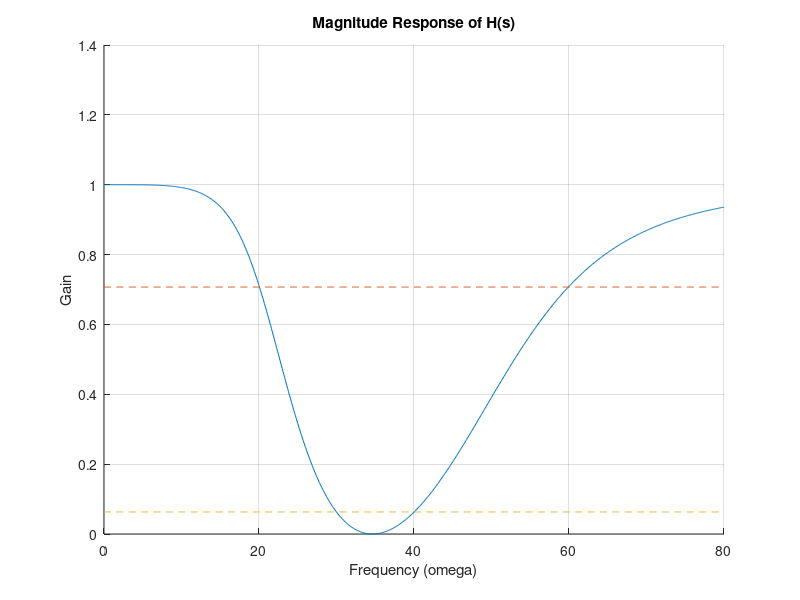
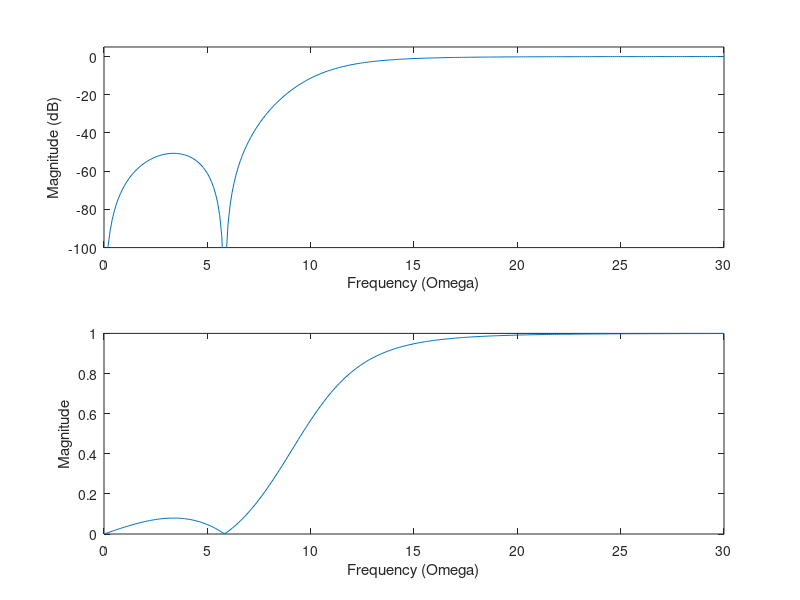

MATLAB code for these plots, in order: (Note: this script raises an error after producing the figures.)
%% DSP Homework 3 Problem 1
K = 2;
omegac1 = 1.00347; k = 1:K;
pk1 = (1j*omegac1*exp(1j*pi/(2*K)*(2*k-1))); 
A1 = poly(pk1);

omega1 = 0:.1:80;
Hbs1 = @(s) (s.^4 + 2400*s.^2 + 1.44*10^6)./(s.^4 + 56.3694*s.^3 + 3988.9*s.^2 + 67543.3*s + 1.44*10^6)
grid on
hold on
plot(omega1, abs(Hbs1(j*omega1)));
plot(omega1,.707*ones(size(omega1)),'LineStyle','--');
plot(omega1,.0631*ones(size(omega1)),'LineStyle','--');
title('Magnitude Response of H(s)');
xlabel('Frequency (omega)');
ylabel('Gain');

%% DSP Homework 3 Problem 2
ap2 = 1; as2 = 22; wp2 = 20; ws2 = 10; wp0_2 = 1;

K = abs(ceil(acosh(sqrt((10^(as2/10)-1)/(10^(ap2/10)-1)))/acosh(ws2/wp2)));

ws0_2 = wp0_2*cosh(acosh(sqrt((10.^(as2/10) - 1)/(10.^(ap2/10) - 1)))/K);

ws0_2 = (1+ws0_2)./2

E2 = 1./sqrt(10.^(as2/10) - 1);

k = 1:K;

pk2prime = - wp0_2*sinh(asinh(1/E2)/K)*sin(pi*(2*k-1)/(2*K))+...
    j*wp0_2*cosh(asinh(1/E2)/K)*cos(pi*(2*k-1)/(2*K));
pk2 = wp0_2*ws0_2./pk2prime; 
zk2 = j*ws0_2.*sec(pi*(2*k-1)/(2*K));
B2 = prod(pk2./zk2)*poly(zk2), A2 = poly(pk2)

Hs2proto = zpk(B2,A2,1)

pk2_trans = 10./pk2;
zk2_trans = 10./zk2; 
B2trans = poly(zk2_trans), A2trans = poly(pk2_trans), ws2_trans = 10/ws0_2

Hs2 = zpk(B2trans,A2trans,1)

figure;
omega2 = 0:.1:30;
H2hp = (polyval(B2trans,j*omega2))./(polyval(A2trans,j*omega2));
subplot(2,1,1);
plot(omega2,20*log(abs(H2hp)));
axis([0 30 -100 5]);
xlabel('Frequency (Omega)');
ylabel('Magnitude (dB)');

subplot(2,1,2);
plot(omega2,abs(H2hp));
xlabel('Frequency (Omega)');
ylabel('Magnitude');


%% DSP Homework 3 Problem 5 Part a
A = 5;
B = 2;
T = 40;

t0 = -20:.1:60;
x = @(t) 0.*(heaviside(t+20)-heaviside(t+12)) + -t./(12).*(heaviside(t+12)-heaviside(t)) + ...
    2*t/15.*(heaviside(t)-heaviside(t-15)) + 0.*(heaviside(t-15) - heaviside(t-20));

figure;
plot(t0, x(t0) + x(t0-40));
title('Ideal Pulse waveform x(t)');
xlabel('Time (s)');
ylabel('Amplitude');

%% DSP Homework 3 Problem 5 Part b, c, d
t = -.05:.0001:.05;

c1 = .4206;
c2 = 1.319;
c3 = 1;

K = [-20:.01:20];

omega0 = 2*pi/T;

Xk = @(K) 1./(T*omega0.^2 .*K.^2) .* (-1/(10+B) - 2/(10 + A) + (1/(10+B) - ...
    j*omega0*K).*exp(j*omega0*K*(10+B)) + (2./(10+A) + 2*j*omega0*K).*...
    exp(-j*omega0*K*(10 + A))) .*(K ~= 0) + 1/T.*((10+B)/2 + 10+A).*(K == 0);
figure;
plot(K, abs(Xk(K)));
title('Xk Fourier Series Analysis by Derivation');


omega0 = 20000*2*pi/T;

Xk = @(K) 1./(T*omega0.^2 .*K.^2) .* (-1/(10+B) - 2/(10 + A) + (1/(10+B) - ...
    j*omega0*K).*exp(j*omega0*K*(10+B)) + (2./(10+A) + 2*j*omega0*K).*...
    exp(-j*omega0*K*(10 + A))) .*(K ~= 0) + 1/T.*((10+B)/2 + 10+A).*(K == 0);

Yk = @(K) Xk(K).*c2.*(K ~= 0) + (c1 + c2.*Xk(K)).*(K == 0)
figure;
subplot(1,2,1)
plot(K, abs(Yk(K)));
title('Yk at c3 = 20000');
axis([-20 20 0 .00001]);

omega0 = c3*2*pi/T;

Xk = @(K) 1./(T*omega0.^2 .*K.^2) .* (-1/(10+B) - 2/(10 + A) + (1/(10+B) - ...
    j*omega0*K).*exp(j*omega0*K*(10+B)) + (2./(10+A) + 2*j*omega0*K).*...
    exp(-j*omega0*K*(10 + A)));
Xk0 = 1/T.*((10+B)/2 + (10+A));

Yk = @(K) Xk(K).*c2.*(K ~= 0);
Yk0 = (c1 + c2.*Xk0);

subplot(1,2,2);
plot(K, abs(Yk(K)));
title('Yk at c3 = 1');


yk = 0.*t;
yk = yk + (c1 + c2.*Xk0);

ykMag = zeros(10,1);
ykTheta = zeros(10,1);

figure;
for K = 1:10
    
    ak = real(Yk(K));
    bk = -imag(Yk(K));
    ykMag(K) = sqrt(ak^2 + bk^2);
    ykTheta(K) = atan2(-bk,ak);
    
    yk = yk + ykMag(K).*cos(1000*omega0*K*t + ykTheta(K));
    
    fprintf('K=%i, ykmin=%d, ykmax=%d\n', K, min(yk), max(yk));
    plot(t, abs(yk));
    hold on
end
title('yk Fourier synthesis');
xlabel('Time');

ykMag
ykTheta

%% Homework 3 Problem 5 Part e
f = c3/40;

sumval = (c1 + c2.*Xk0);
K = 10;

figure;
for t = 0:.0001:.006
    for k = 1:K
        sumval = ykMag(k)*cos((k)*20000*omega0*t + ykTheta(k)) + sumval;
    end
	
	valDAC = sumval*4095/3;

    stem(t,abs(valDAC));
    hold on
end

title('Fourier Synthesis K22F Simulation');
xlabel('Time (s)');
ylabel('DAC Samples');